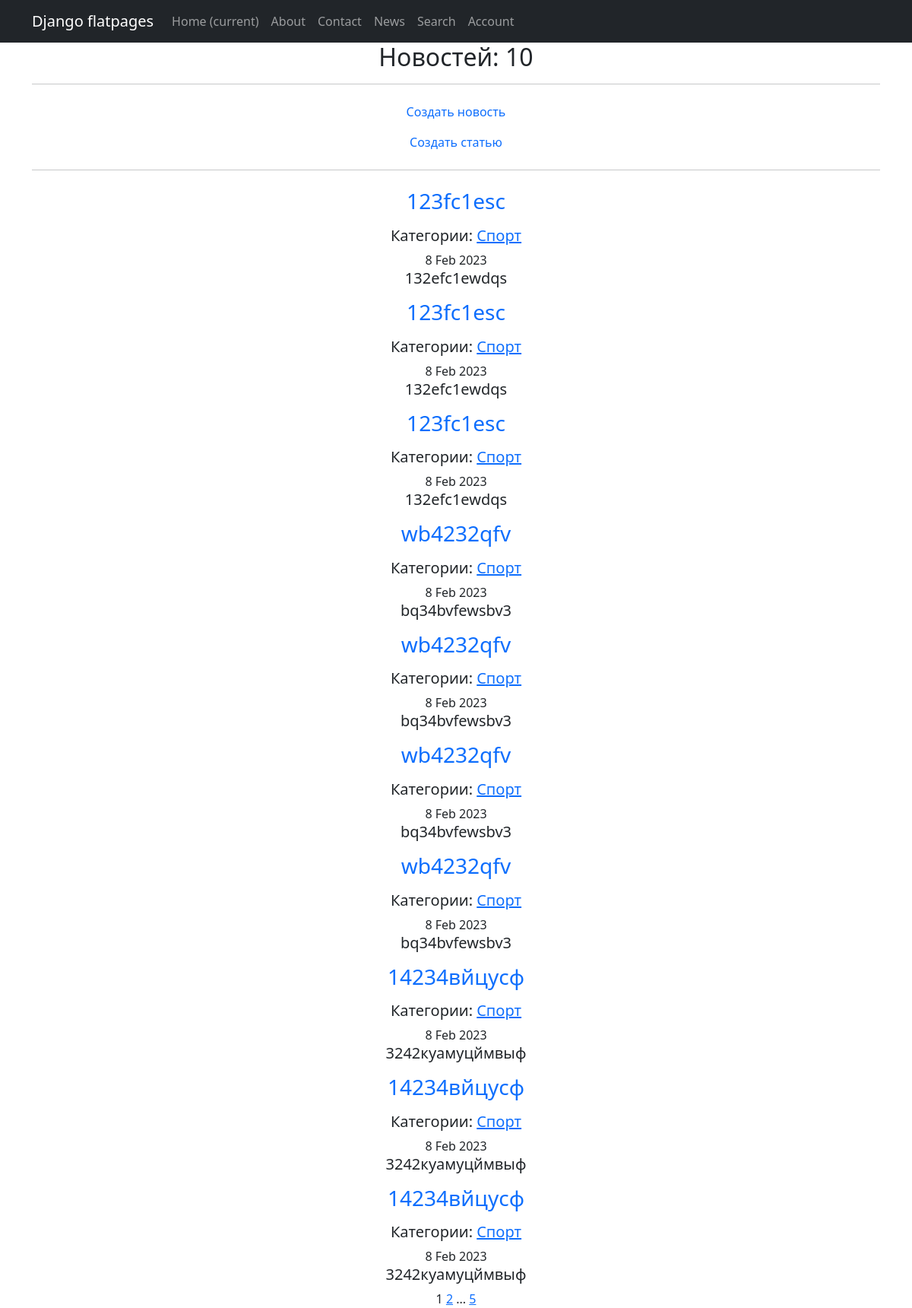
The page /news/ on the database as committed earlier.
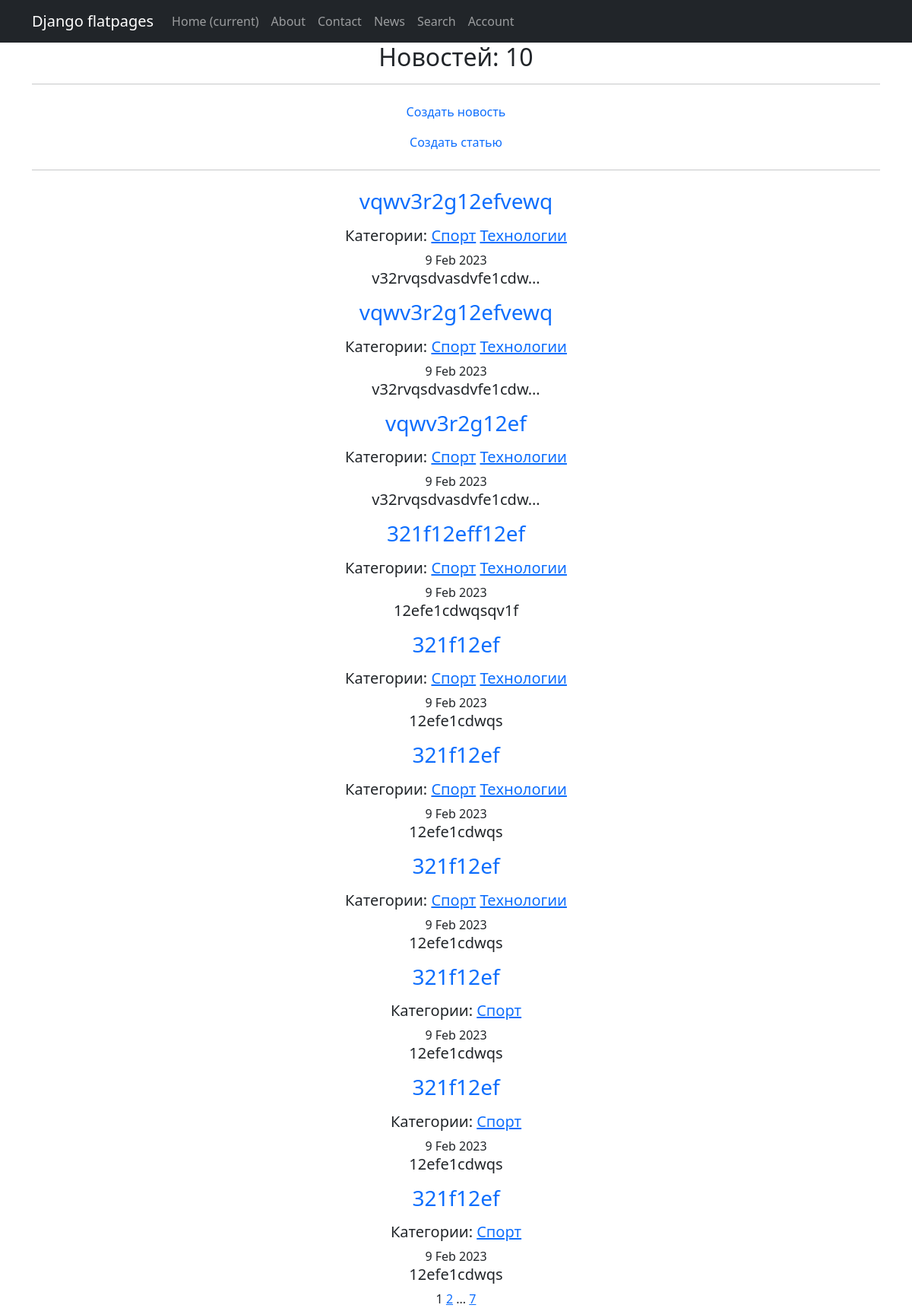
The same page on the database as committed later.
### news/models.py (models this page shows, shortened)
class Post(models.Model):
    author = models.ForeignKey(Author, on_delete=models.CASCADE)
    type = models.CharField(max_length=10, choices=TYPES, default='article')
    time_in = models.DateTimeField(auto_now_add=True)
    category = models.ManyToManyField(Category, through='PostCategory')
    title = models.CharField(max_length=255)
    text = models.TextField()
    rating = models.IntegerField(default=0)

class Category(models.Model):
    name = models.CharField(max_length=127, unique=True)
    subscribers = models.ManyToManyField(User, blank=True, null=True, related_name='categories')
    def __str__(self):
        return f'{self.name}'

### news/views.py (the view)
# urls.py: path('news/', NewsList.as_view(), name='post_list'),
class NewsList(ListView):
    model = Post
    ordering = '-time_in'
    template_name = 'news.html'
    context_object_name = 'news'
    paginate_by = 10

### news/templatetags/custom_filters.py (called while the page is built)
@register.filter()
def censor(text):
    non_cens = ['редиска', 'овечкин', 'новость', 'это', 'что', 'год']
    try:
        if not isinstance(text, str):
            raise CensorException('Error')
        for word in non_cens:
            text = re.sub(word, word[0] + '*' * (len(word) - 1), text)
            title_word = word.title()
            text = re.sub(title_word, title_word[0] + '*' * (len(word) - 1), text)
        return text
    except CensorException as e:
        print(e)

### templates/news.html (shortened to what this page needs)
{% extends 'flatpages/default.html' %}
{% load custom_filters %}
{% block content %}
    <h2>Новостей: {{ news|length }}</h2>
    <hr>
    <a class="nav-link" href="/news/create/">Создать новость</a>
    <a class="nav-link" href="/articles/create/">Создать статью</a>
    <hr>
    {% if news %}
        {% for new in news %}
            <a class="nav-link" href="/news/{{new.id}}"><h3>{{ new.title|censor }}</h3></a>
            {% if new.category.all %}
                <h5>Категории:
                    {% for category in new.category.all %}
                        <a href="{% url 'category_list' category.id %}">{{category}}</a>
                    {% endfor %}
                </h5>
            {% endif %}
            <time>{{ new.time_in|date:'j M Y' }}</time>
            <h5>{{ new.text|censor|truncatechars:20 }}</h5>
        {% endfor %}
    {% else %}
        <h4>Новостей нет!</h4>
    {% endif %}
    {{ page_obj.number }}
    {% if page_obj.has_next %}
       <a href="?page={{ page_obj.next_page_number }}">{{ page_obj.next_page_number }}</a>
       {% if paginator.num_pages != page_obj.next_page_number %}
           ...
           <a href="?page={{ page_obj.paginator.num_pages }}">{{ page_obj.paginator.num_pages }}</a>
       {% endif %}
   {% endif %}
{% endblock content %}

Rows that differ between the two databases and show on the page:
no longer on this page (row unchanged): Post: title|censor "123fc1esc", time_in "8 Feb 2023", text|censor "132efc1ewdqs", Category (name "Спорт")
no longer on this page (row unchanged): Post: title|censor "123fc1esc", time_in "8 Feb 2023", text|censor "132efc1ewdqs", Category (name "Спорт")
no longer on this page (row unchanged): Post: title|censor "123fc1esc", time_in "8 Feb 2023", text|censor "132efc1ewdqs", Category (name "Спорт")
no longer on this page (row unchanged): Post: title|censor "wb4232qfv", time_in "8 Feb 2023", text|censor "bq34bvfewsbv3", Category (name "Спорт")
no longer on this page (row unchanged): Post: title|censor "wb4232qfv", time_in "8 Feb 2023", text|censor "bq34bvfewsbv3", Category (name "Спорт")
no longer on this page (row unchanged): Post: title|censor "wb4232qfv", time_in "8 Feb 2023", text|censor "bq34bvfewsbv3", Category (name "Спорт")
no longer on this page (row unchanged): Post: title|censor "wb4232qfv", time_in "8 Feb 2023", text|censor "bq34bvfewsbv3", Category (name "Спорт")
no longer on this page (row unchanged): Post: title|censor "14234вйцусф", time_in "8 Feb 2023", text|censor "3242куамуцймвыф", Category (name "Спорт")
no longer on this page (row unchanged): Post: title|censor "14234вйцусф", time_in "8 Feb 2023", text|censor "3242куамуцймвыф", Category (name "Спорт")
no longer on this page (row unchanged): Post: title|censor "14234вйцусф", time_in "8 Feb 2023", text|censor "3242куамуцймвыф", Category (name "Спорт")
added Post: title|censor "vqwv3r2g12efvewq", time_in "9 Feb 2023", text|censor "v32rvqsdvasdvfe1cdw…", Category (name "Спорт")
now on this page (row unchanged): Category: name "Технологии"
added Post: title|censor "vqwv3r2g12efvewq", time_in "9 Feb 2023", text|censor "v32rvqsdvasdvfe1cdw…", Category (name "Спорт")
added Post: title|censor "vqwv3r2g12ef", time_in "9 Feb 2023", text|censor "v32rvqsdvasdvfe1cdw…", Category (name "Спорт")
added Post: title|censor "321f12eff12ef", time_in "9 Feb 2023", text|censor "12efe1cdwqsqv1f", Category (name "Спорт")
added Post: title|censor "321f12ef", time_in "9 Feb 2023", text|censor "12efe1cdwqs", Category (name "Спорт")
added Post: title|censor "321f12ef", time_in "9 Feb 2023", text|censor "12efe1cdwqs", Category (name "Спорт")
added Post: title|censor "321f12ef", time_in "9 Feb 2023", text|censor "12efe1cdwqs", Category (name "Спорт")
added Post: title|censor "321f12ef", time_in "9 Feb 2023", text|censor "12efe1cdwqs", Category (name "Спорт")
added Post: title|censor "321f12ef", time_in "9 Feb 2023", text|censor "12efe1cdwqs", Category (name "Спорт")
added Post: title|censor "321f12ef", time_in "9 Feb 2023", text|censor "12efe1cdwqs", Category (name "Спорт")
Other text that changed with them:
{{ page_obj.paginator.num_pages }}: "5" → "7"
